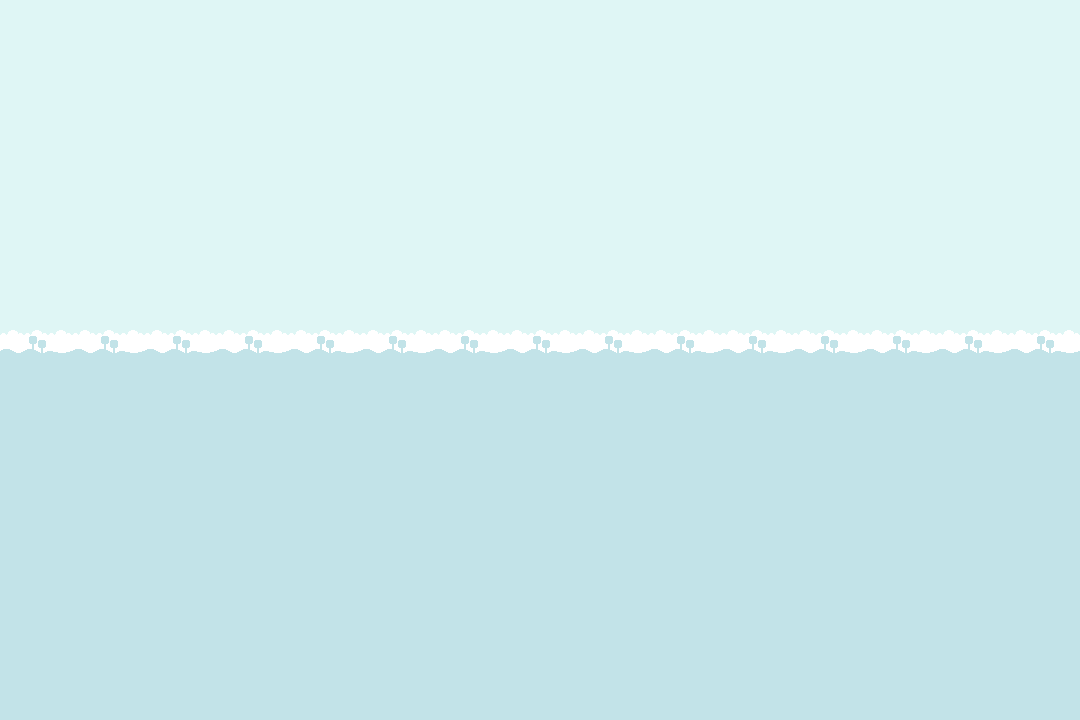

Below is a game level as drawn by its tile map, then a one-line description and the .tmx file that defines it, in full:
An orthogonal 60x40 tile map with 18x18 px tiles, 1 tile layer (Tile Layer 1) and 1 object (bound).

<map version="1.10" tiledversion="1.10.2" orientation="orthogonal" renderorder="right-down" width="60" height="40" tilewidth="18" tileheight="18" infinite="0" nextlayerid="3" nextobjectid="2">
 <tileset firstgid="1" source="tileset/tilemap-backgrounds_packed.tsx" />
 <layer id="1" name="Tile Layer 1" width="60" height="40">
  <data encoding="csv">
1,2,3,4,1,2,3,4,5,3,4,5,5,3,4,5,4,5,5,2,3,4,5,5,5,1,2,1,2,3,4,5,5,4,5,4,5,5,5,5,4,5,3,1,2,3,4,5,5,3,4,5,4,5,5,3,4,5,5,4,
1,2,3,4,1,2,3,4,5,5,4,5,5,4,5,5,4,5,2,3,4,5,5,4,1,2,3,1,2,3,4,5,3,4,5,4,5,3,4,5,4,5,1,2,3,4,5,5,2,3,4,5,5,4,5,3,4,5,2,3,
1,2,3,4,1,2,3,4,5,5,5,5,5,5,4,5,4,5,3,4,5,5,4,5,1,2,3,1,2,3,4,5,3,4,5,4,5,3,4,5,5,5,1,2,3,4,5,2,3,4,5,5,3,4,5,4,5,5,2,3,
1,2,3,4,1,2,3,4,5,5,5,5,4,5,4,5,5,5,3,4,5,3,4,1,2,3,1,2,3,4,5,4,5,3,4,5,2,3,4,5,5,3,1,2,3,4,5,2,3,4,5,5,3,4,5,4,5,1,2,3,
1,2,3,4,1,2,3,4,5,3,4,5,5,3,4,5,5,3,4,5,5,3,1,2,3,4,1,2,3,4,5,5,2,3,4,5,3,4,5,4,5,1,2,3,4,5,3,4,5,1,2,3,4,5,3,4,5,1,2,3,
1,2,3,4,1,2,3,4,5,3,4,5,5,4,5,5,2,3,4,5,3,4,1,2,3,4,1,2,3,4,5,5,3,4,5,5,3,4,5,5,3,1,2,3,4,5,4,5,3,1,2,3,4,5,3,4,5,1,2,3,
1,2,3,4,1,2,3,4,5,4,5,5,3,4,5,5,3,4,5,5,3,1,2,3,4,1,2,3,4,5,5,2,3,4,5,3,4,5,4,1,1,1,2,3,4,5,2,3,1,1,2,3,4,5,3,4,5,2,3,4,
1,2,3,4,5,4,1,2,3,4,5,5,4,5,5,3,4,5,5,2,3,1,2,3,1,1,2,3,4,5,2,3,4,5,5,3,4,5,5,1,2,1,2,3,4,5,2,3,1,1,2,3,4,5,3,4,5,2,3,4,
1,2,3,4,5,1,1,2,3,4,5,5,4,5,5,3,4,5,2,3,4,1,1,1,2,1,2,3,4,5,3,4,5,5,3,4,5,4,1,2,3,1,2,3,4,5,2,3,1,1,2,3,4,5,4,5,5,2,3,4,
1,2,3,4,1,1,2,3,1,1,2,3,4,5,5,4,5,1,2,3,1,1,1,2,1,2,3,4,5,5,3,4,5,3,4,5,4,5,1,2,3,1,2,3,4,5,3,1,1,1,2,3,4,5,4,5,2,3,4,5,
1,2,3,4,1,1,2,3,1,2,3,4,5,5,4,5,5,2,3,4,1,2,3,4,1,2,3,4,5,3,4,5,2,3,4,5,4,5,1,2,3,1,2,3,4,5,4,1,2,1,2,3,4,5,4,5,2,3,4,5,
1,2,3,4,1,2,3,1,2,3,4,5,4,5,4,5,1,2,3,1,1,2,3,1,2,3,4,5,5,4,5,2,3,4,5,3,4,5,1,2,3,1,2,3,4,5,1,1,2,1,2,3,4,5,5,5,2,3,4,5,
1,2,3,1,1,2,3,1,2,3,4,5,5,4,5,5,2,3,1,1,2,3,4,1,2,3,4,5,4,5,5,3,4,5,2,3,4,5,1,2,1,2,3,4,5,1,2,3,4,1,2,3,4,5,5,1,1,2,3,4,
1,2,3,1,1,1,1,2,3,4,5,4,5,5,5,2,3,1,2,1,2,3,4,5,1,2,3,4,5,5,3,4,5,2,3,4,5,5,1,2,1,2,3,4,1,2,3,4,5,1,1,2,3,4,5,1,1,2,3,4,
1,2,3,4,1,1,2,3,4,5,5,5,5,1,2,3,1,2,3,1,2,3,4,5,5,3,4,5,5,2,3,4,5,2,3,4,5,1,1,2,1,1,1,1,2,3,4,5,5,5,1,1,1,1,1,1,1,2,3,4,
1,2,3,4,5,1,1,2,3,4,5,1,1,2,3,1,2,3,4,5,1,2,3,4,5,5,5,5,1,2,3,4,5,3,4,5,5,2,3,4,1,1,1,1,1,1,1,1,1,1,1,1,1,2,3,4,5,2,3,4,
1,1,2,3,1,1,2,3,4,5,1,1,2,3,1,2,3,4,5,1,1,1,1,1,1,1,2,3,1,2,3,4,5,5,1,2,3,4,5,1,1,1,1,1,1,1,1,1,1,1,1,1,1,1,1,1,1,2,3,4,
1,2,3,4,1,1,1,1,1,1,2,3,4,1,1,1,1,1,1,2,3,4,1,1,1,1,1,1,1,1,1,1,1,2,3,1,1,1,1,2,3,4,1,1,1,1,1,1,1,1,1,1,1,1,2,3,1,2,3,4,
11,12,13,14,11,12,13,14,11,12,13,14,11,12,13,14,11,12,13,14,11,12,13,14,11,12,13,14,11,12,13,14,11,12,13,14,11,12,13,14,11,12,13,14,11,12,13,14,11,12,13,14,11,12,13,14,11,12,13,14,
21,22,23,24,21,22,23,24,21,22,23,24,21,22,23,24,21,22,23,24,21,22,23,24,21,22,23,24,21,22,23,24,21,22,23,24,21,22,23,24,21,22,23,24,21,22,23,24,21,22,23,24,21,22,23,24,21,22,23,24,
31,32,33,34,31,31,31,31,31,31,31,32,33,34,31,31,31,31,31,31,31,31,31,31,31,31,31,31,32,33,34,31,31,31,31,31,31,31,31,31,31,31,32,33,34,35,35,35,35,35,35,35,35,33,34,35,35,35,35,35,
31,32,33,34,35,31,32,31,31,31,31,31,32,33,34,35,31,31,31,31,31,32,33,34,31,32,33,34,35,34,35,35,35,35,35,35,35,35,35,35,35,34,35,35,35,35,32,33,31,32,33,34,35,33,34,35,31,32,33,34,
31,32,33,34,35,31,32,31,32,33,34,31,31,31,31,31,31,31,31,31,31,31,31,31,31,31,31,31,31,31,32,33,34,35,35,33,34,35,35,35,35,35,35,35,35,35,35,31,32,33,34,35,32,33,34,35,31,32,33,34,
31,32,33,34,35,31,32,31,32,33,34,35,32,33,34,35,33,34,35,32,33,34,35,35,32,33,34,31,31,31,32,33,34,35,31,31,32,33,34,35,33,34,35,31,32,33,34,31,32,33,34,35,32,33,34,35,31,32,33,34,
31,32,33,34,35,31,32,31,32,33,34,35,32,33,34,35,33,34,35,33,34,35,35,32,31,31,31,31,32,31,31,32,33,34,35,33,34,35,31,32,33,34,35,32,33,34,31,32,33,34,35,31,32,33,34,35,31,32,33,34,
31,32,33,34,35,31,32,31,32,33,34,35,32,33,34,35,33,34,35,34,35,35,35,31,31,32,33,34,35,33,31,31,31,31,31,31,32,33,34,35,33,34,35,33,34,35,31,32,33,34,35,32,33,34,35,35,31,32,33,34,
31,32,33,34,35,31,32,31,32,33,34,35,32,33,34,35,33,34,35,34,35,33,34,31,32,33,34,35,35,35,35,35,33,34,31,32,33,34,35,33,34,35,35,34,35,31,32,33,34,35,32,33,34,35,35,35,31,32,33,34,
31,32,33,34,35,31,32,31,32,33,34,35,32,33,34,35,33,34,35,35,31,31,31,31,31,32,33,31,32,33,31,32,33,31,32,33,34,35,35,34,35,35,33,31,31,32,33,34,35,31,32,33,34,35,33,34,31,32,33,34,
31,32,33,34,35,31,31,31,32,33,34,35,32,33,34,35,33,34,31,31,32,31,32,33,34,35,35,31,32,33,31,31,31,31,32,33,34,35,35,35,31,31,31,31,32,33,34,35,35,31,32,33,34,35,33,34,31,32,33,34,
31,31,32,33,34,31,31,31,32,33,34,35,32,33,34,35,33,31,31,32,31,32,33,34,35,34,35,31,31,31,31,31,31,31,32,33,34,35,35,35,35,35,35,35,35,35,35,35,31,31,31,32,33,34,35,34,31,32,33,34,
31,32,33,34,35,31,31,31,32,33,34,35,32,33,34,35,33,31,32,31,32,33,34,35,32,33,31,31,32,31,32,33,31,32,33,34,35,35,31,31,31,31,31,32,33,34,35,33,34,35,35,33,34,35,35,34,31,32,33,34,
31,32,33,34,35,31,31,31,32,33,34,35,35,33,34,35,31,32,33,31,32,33,34,35,32,31,32,33,31,32,33,34,31,32,33,34,35,31,31,32,33,34,35,35,35,35,34,35,35,35,34,35,35,35,33,34,31,32,33,34,
31,32,33,34,35,31,31,32,31,32,33,34,35,35,35,35,32,33,34,31,32,33,34,35,31,32,33,34,31,32,33,34,35,35,31,31,31,32,33,34,35,34,35,35,35,35,35,35,35,35,35,33,34,35,33,34,31,32,33,34,
31,32,33,34,35,31,31,32,33,31,32,33,34,35,31,31,32,33,34,31,32,33,34,31,32,33,34,35,31,31,31,31,31,31,31,32,33,34,35,34,35,35,31,31,31,32,33,34,35,35,32,33,34,35,33,34,31,32,33,34,
31,32,31,31,31,31,31,32,33,31,32,33,34,35,31,32,33,34,35,31,32,31,31,32,33,34,35,34,35,31,31,31,31,31,31,31,31,32,33,34,35,35,35,35,35,35,35,35,35,31,32,33,34,35,33,34,31,32,33,34,
31,32,33,31,31,31,31,32,33,34,35,31,31,31,31,32,33,34,35,31,32,31,32,33,34,35,35,35,35,35,35,35,35,32,33,34,35,35,35,35,35,35,35,35,35,35,35,35,35,32,33,34,35,32,31,31,32,33,34,35,
31,31,32,33,31,32,33,34,35,35,31,31,31,31,31,32,33,34,35,34,35,31,32,33,34,35,35,32,31,32,33,34,35,35,35,35,31,31,31,31,31,32,33,34,35,35,35,35,35,35,35,35,35,35,35,33,34,35,35,34,
31,31,31,31,31,31,31,31,31,31,31,31,31,31,31,31,32,33,34,35,35,35,35,35,35,35,35,35,35,35,35,35,31,31,31,32,33,34,35,35,35,35,35,35,32,33,34,35,33,34,35,35,35,35,35,35,35,35,33,34,
35,35,31,32,31,31,31,31,31,31,32,33,34,35,35,31,31,31,31,31,32,33,34,35,35,35,35,35,35,35,35,31,32,33,31,32,33,34,35,35,35,35,35,31,32,33,34,35,35,35,34,35,35,32,33,34,35,32,33,34,
31,31,31,31,32,33,34,35,34,35,35,35,35,35,35,35,35,35,35,35,35,35,35,35,35,35,35,35,35,35,35,35,35,35,35,35,35,35,35,35,35,35,35,35,35,35,35,35,35,35,35,35,31,31,31,31,31,31,31,31
</data>
 </layer>
 <objectgroup id="2" name="objects">
  <object id="1" name="bound" x="0" y="702" width="1080" height="18" />
 </objectgroup>
</map>
